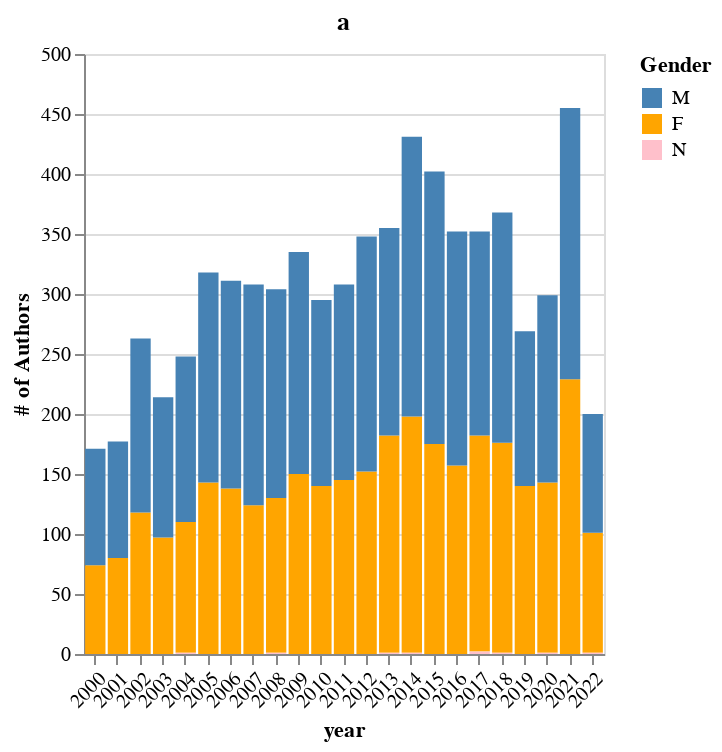

The notebook cell this image was saved under:
### Code cell
# gender_ts['year'] = pd.to_datetime(gender_ts['year'], format='%Y')

gender_stack_chart = alt.Chart(gender_ts).mark_bar().encode(
    x = alt.X(
        'year:N',
        axis = alt.Axis(
            tickCount= 4,
            labelAngle = -45
    )
    ),
    y = alt.Y(
        'sum(freq)',
        title = '# of Authors'
    ),
    color = alt.Color(
        'genderpred',
        title = 'Gender',
        scale = alt.Scale(
            domain = ['M', 'F', 'N'],
            range = ['steelblue', 'orange', 'pink']
        )
    )
).properties(
    title = 'a',
    height=300,
    width=260
)

gender_stack_chart

### Figure 1 — Vega-Lite specification as saved in the notebook (floating-point values rounded to 4 significant figures)
{"config": {"view": {"continuousWidth": 400, "continuousHeight": 300}}, "data": {"name": "data-8edc8654166f116d53d18fb47829d124"}, "mark": "bar", "encoding": {"color": {"field": "genderpred", "scale": {"domain": ["M", "F", "N"], "range": ["steelblue", "orange", "pink"]}, "title": "Gender", "type": "nominal"}, "x": {"axis": {"labelAngle": -45, "tickCount": 4}, "field": "year", "type": "nominal"}, "y": {"aggregate": "sum", "field": "freq", "title": "# of Authors", "type": "quantitative"}}, "height": 300, "title": "a", "width": 260, "$schema": "https://vega.github.io/schema/vega-lite/v4.17.0.json", "datasets": {"data-8edc8654166f116d53d18fb47829d124": [{"year": 2000, "genderpred": "F", "freq": 74, "year total": 171, "prop": 0.433}, {"year": 2000, "genderpred": "M", "freq": 97, "year total": 171, "prop": 0.567}, {"year": 2001, "genderpred": "F", "freq": 80, "year total": 177, "prop": 0.452}, {"year": 2001, "genderpred": "M", "freq": 97, "year total": 177, "prop": 0.548}, {"year": 2002, "genderpred": "F", "freq": 118, "year total": 263, "prop": 0.449}, {"year": 2002, "genderpred": "M", "freq": 145, "year total": 263, "prop": 0.551}, {"year": 2003, "genderpred": "F", "freq": 97, "year total": 214, "prop": 0.453}, {"year": 2003, "genderpred": "M", "freq": 117, "year total": 214, "prop": 0.547}, {"year": 2004, "genderpred": "F", "freq": 109, "year total": 248, "prop": 0.44}, {"year": 2004, "genderpred": "M", "freq": 138, "year total": 248, "prop": 0.556}, {"year": 2004, "genderpred": "N", "freq": 1, "year total": 248, "prop": 0.004}, {"year": 2005, "genderpred": "F", "freq": 143, "year total": 318, "prop": 0.45}, {"year": 2005, "genderpred": "M", "freq": 175, "year total": 318, "prop": 0.55}, {"year": 2006, "genderpred": "F", "freq": 138, "year total": 311, "prop": 0.444}, {"year": 2006, "genderpred": "M", "freq": 173, "year total": 311, "prop": 0.556}, {"year": 2007, "genderpred": "F", "freq": 124, "year total": 308, "prop": 0.403}, {"year": 2007, "genderpred": "M", "freq": 184, "year total": 308, "prop": 0.597}, {"year": 2008, "genderpred": "F", "freq": 129, "year total": 304, "prop": 0.424}, {"year": 2008, "genderpred": "M", "freq": 174, "year total": 304, "prop": 0.572}, {"year": 2008, "genderpred": "N", "freq": 1, "year total": 304, "prop": 0.003}, {"year": 2009, "genderpred": "F", "freq": 150, "year total": 335, "prop": 0.448}, {"year": 2009, "genderpred": "M", "freq": 185, "year total": 335, "prop": 0.552}, {"year": 2010, "genderpred": "F", "freq": 140, "year total": 295, "prop": 0.475}, {"year": 2010, "genderpred": "M", "freq": 155, "year total": 295, "prop": 0.525}, {"year": 2011, "genderpred": "F", "freq": 145, "year total": 308, "prop": 0.471}, {"year": 2011, "genderpred": "M", "freq": 163, "year total": 308, "prop": 0.529}, {"year": 2012, "genderpred": "F", "freq": 152, "year total": 348, "prop": 0.437}, {"year": 2012, "genderpred": "M", "freq": 196, "year total": 348, "prop": 0.563}, {"year": 2013, "genderpred": "F", "freq": 181, "year total": 355, "prop": 0.51}, {"year": 2013, "genderpred": "M", "freq": 173, "year total": 355, "prop": 0.487}, {"year": 2013, "genderpred": "N", "freq": 1, "year total": 355, "prop": 0.003}, {"year": 2014, "genderpred": "F", "freq": 197, "year total": 431, "prop": 0.457}, {"year": 2014, "genderpred": "M", "freq": 233, "year total": 431, "prop": 0.541}, {"year": 2014, "genderpred": "N", "freq": 1, "year total": 431, "prop": 0.002}, {"year": 2015, "genderpred": "F", "freq": 175, "year total": 402, "prop": 0.435}, {"year": 2015, "genderpred": "M", "freq": 227, "year total": 402, "prop": 0.565}, {"year": 2016, "genderpred": "F", "freq": 157, "year total": 352, "prop": 0.446}, {"year": 2016, "genderpred": "M", "freq": 195, "year total": 352, "prop": 0.554}, {"year": 2017, "genderpred": "F", "freq": 180, "year total": 352, "prop": 0.511}, {"year": 2017, "genderpred": "M", "freq": 170, "year total": 352, "prop": 0.483}, {"year": 2017, "genderpred": "N", "freq": 2, "year total": 352, "prop": 0.006}, {"year": 2018, "genderpred": "F", "freq": 175, "year total": 368, "prop": 0.476}, {"year": 2018, "genderpred": "M", "freq": 192, "year total": 368, "prop": 0.522}, {"year": 2018, "genderpred": "N", "freq": 1, "year total": 368, "prop": 0.003}, {"year": 2019, "genderpred": "F", "freq": 140, "year total": 269, "prop": 0.52}, {"year": 2019, "genderpred": "M", "freq": 129, "year total": 269, "prop": 0.48}, {"year": 2020, "genderpred": "F", "freq": 142, "year total": 299, "prop": 0.475}, {"year": 2020, "genderpred": "M", "freq": 156, "year total": 299, "prop": 0.522}, {"year": 2020, "genderpred": "N", "freq": 1, "year total": 299, "prop": 0.003}, {"year": 2021, "genderpred": "F", "freq": 229, "year total": 455, "prop": 0.503}, {"year": 2021, "genderpred": "M", "freq": 226, "year total": 455, "prop": 0.497}, {"year": 2022, "genderpred": "F", "freq": 100, "year total": 200, "prop": 0.5}, {"year": 2022, "genderpred": "M", "freq": 99, "year total": 200, "prop": 0.495}, {"year": 2022, "genderpred": "N", "freq": 1, "year total": 200, "prop": 0.005}]}}
